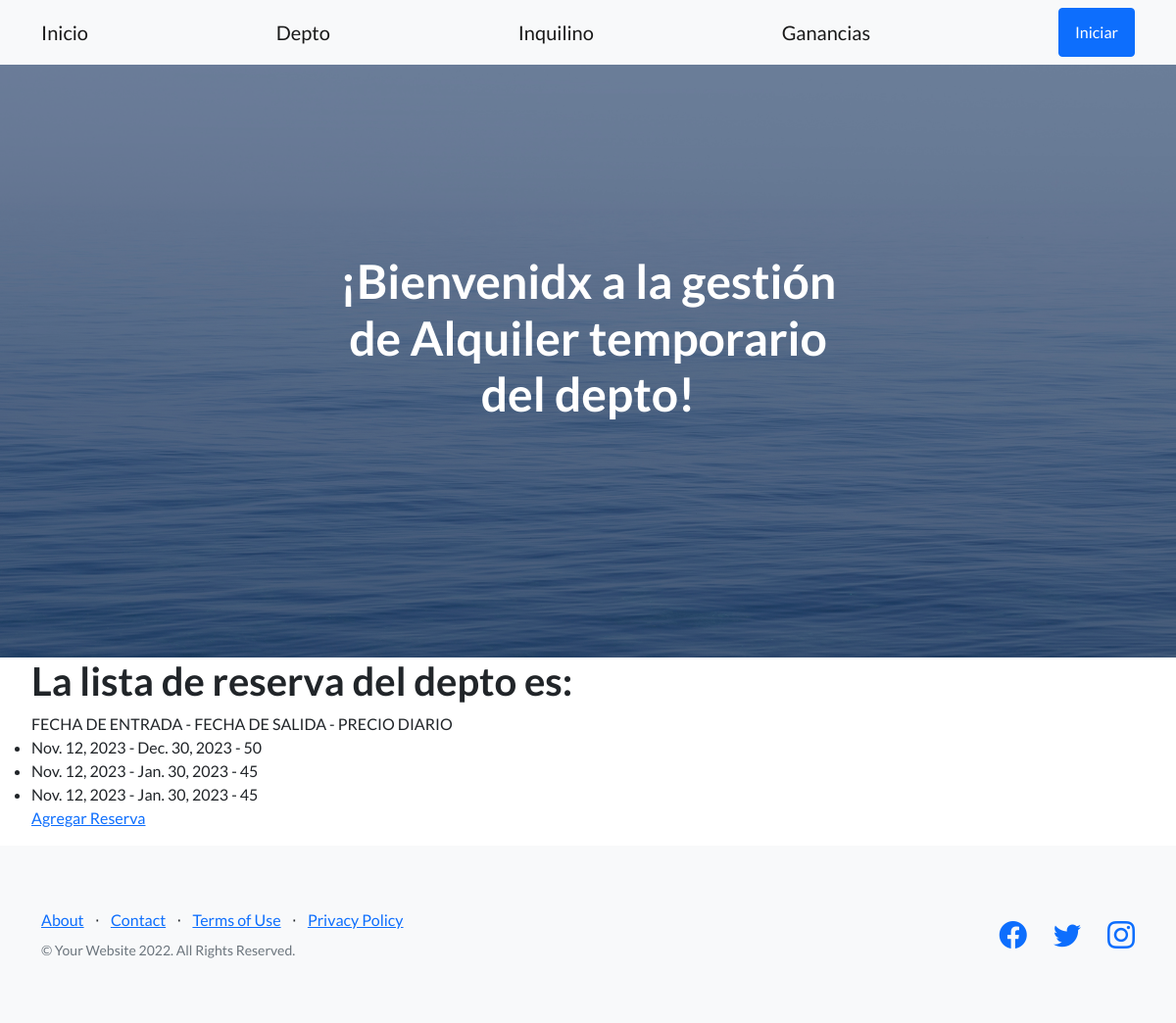
Page /emp-app1/lista_reserva/ on the committed database.
### EmpApp1/models.py (models this page shows, shortened)
class Depto (models.Model):
    cobro_x_día = models.CharField(max_length=20)
    fecha_entrada = models.DateField(max_length=30)
    fecha_salida = models.DateField(max_length=30)

### EmpApp1/views.py (the view)
# urls.py: path('lista_reserva/', reserva_depto , name="reserva_depto"),
def reserva_depto (request):
    lista_reserva = Depto.objects.all()
    return render (request, "depto.html", {"reservas" : lista_reserva})

### EmpApp1/Templates/depto.html
{% extends 'temp_padre.html' %}
{% load static %}
{% block ContenidoQueCambia %}
<ul>
    <h1>La lista de reserva del depto es:</h1>
    FECHA DE ENTRADA - FECHA DE SALIDA - PRECIO DIARIO
    {% for reserva in reservas %}
    <li>
        {{reserva.fecha_entrada}} - {{reserva.fecha_salida}} - {{reserva.cobro_x_día}}
    </li>
    {% endfor %}
    <a href="{% url 'formulario_depto' %}"> Agregar Reserva </a>
</ul>
{% endblock ContenidoQueCambia %}

### rows in the picture
Depto: fecha_entrada "Nov. 12, 2023", fecha_salida "Dec. 30, 2023", cobro_x_día "50"
Depto: fecha_entrada "Nov. 12, 2023", fecha_salida "Jan. 30, 2023", cobro_x_día "45"
Depto: fecha_entrada "Nov. 12, 2023", fecha_salida "Jan. 30, 2023", cobro_x_día "45"
